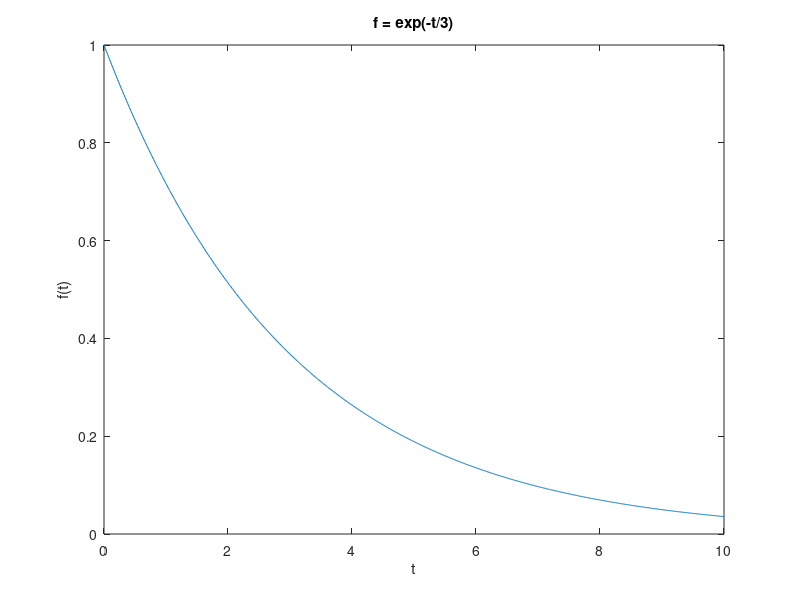
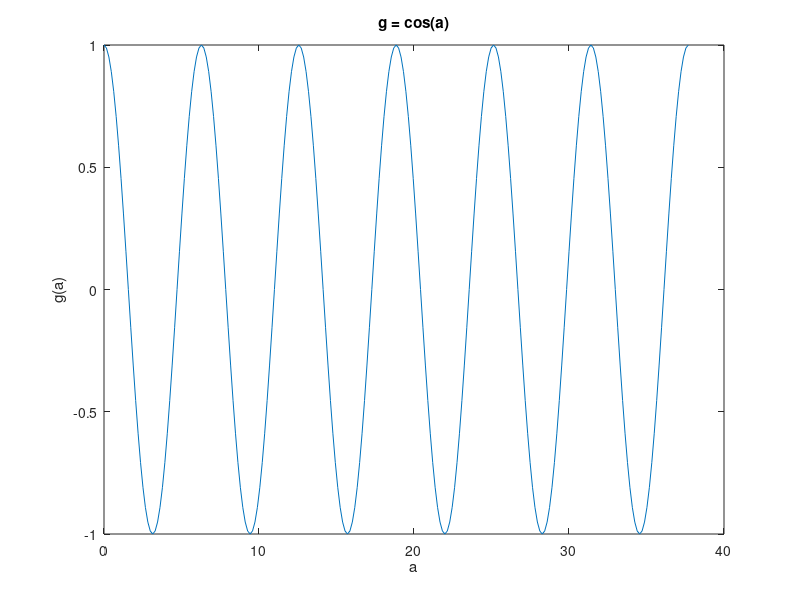
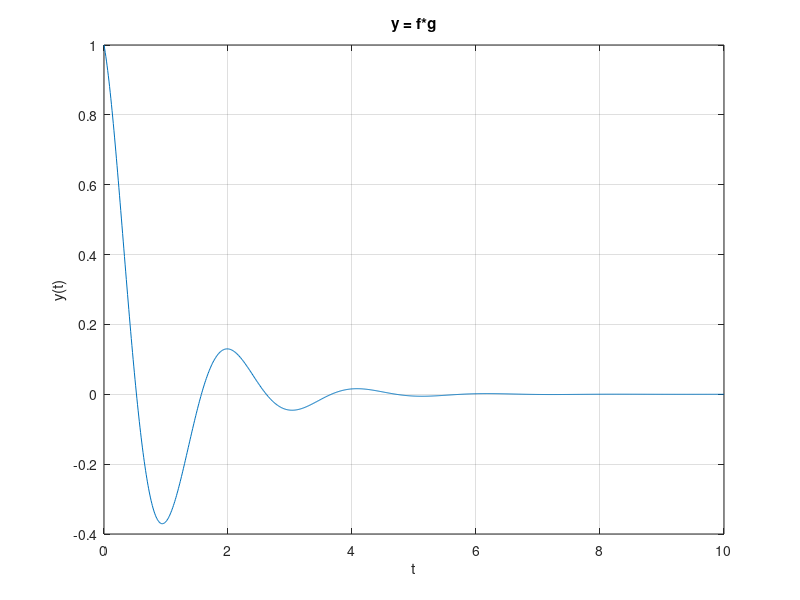

The MATLAB source for these figures, in order:
clear
close all
clc

%% Part 1:
% Plot f(t) from t = 0 to t =10 using time steps of 0.01. Name this plot as f = exp(-t/3). Add x
% and y labels, and a plot title that is f = exp(-t/3). You will see an exponential decay.
t = 0:0.01:10;
f = @(x) exp(-x/3);

figure;
plot(t, f(t));
xlabel('t');
ylabel('f(t)');
title('f = exp(-t/3)');

%% Part 2
% Plot g(a) from a = 0 to a = 12π where a has 241 linearly spaced elements between 0 and 12π.
% Name the plot as g = cos(a). Add x and y labels, and a plot title that is g = cos(a). You will
% see a sinusoidal oscillation.
a = linspace(0, 12*pi, 241);
g = @(x) cos(x);

figure;
plot(a, g(a));
xlabel('a');
ylabel('g(a)');
title('g = cos(a)');
%grid on;

%% Part 3
% Let a = w*t, w = 3, and y being the product of f and g. Plot y(t) from t=0 to t=10, using time
% steps of 0.01. Name this plot as y = f*g. Add x and y labels, and a plot title that is y = f*g.
% You will see a decaying oscillation.
w = 3;
a = w .* t;
y = f(a) .* g(a);

figure;
plot(t, y);
xlabel('t');
ylabel('y(t)');
title('y = f*g');
grid on;

%% Problem 2
% A student took three courses and received an A- (score 3.7) in a 4 unit course, a B (score 3.0) in a
% 5 unit course, and a C+ (score 2.3) in a 3 unit course. Calculate the term GPA. Display the term GPA with only 2 places after
% the decimal (hint: use the appropriate format command).
scores = [3.7, 3.0, 2.3];
units = [4, 5, 3];

termGPA = sum(scores .* units) / sum(units);

fprintf('Term GPA: %.2f\n', termGPA);
